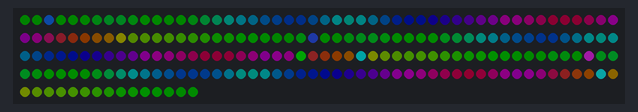
Bench run of a sketch on a simulated ESP8266 (NodeMCU). On the bench: 215 RGB LEDs in strip order, left to right, continuing on the next row. Dim RGB values are drawn brighter than linear; random numbers use the default seed unless the sketch sets one.

Above: at 0.17 s.
At 5.04 s:
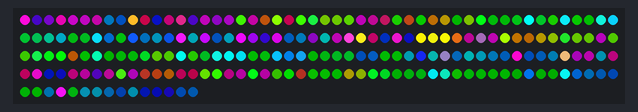
At 10.22 s:
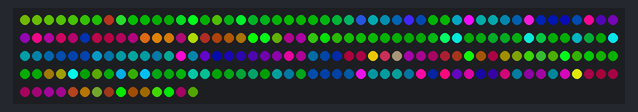
At 19.36 s:
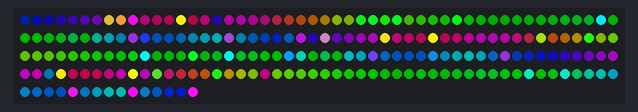
At 28.81 s:
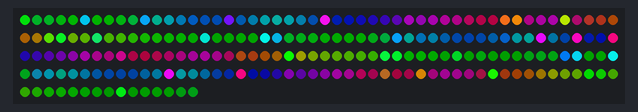
At 38.86 s:
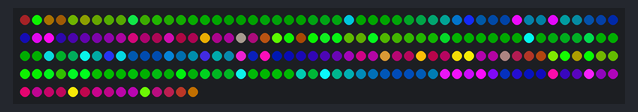

The sketch:

simple_sparkle_leds.ino
```cpp
#include <Adafruit_NeoPixel.h>
#ifdef __AVR__
  #include <avr/power.h>
#endif

#include "palette_jellyfish.h"

#define PIN D1

const int repeat_num = 1;

#define NUM_LEDS 215

#define BRIGHTNESS 255

const int millis_per_palette = 30000;

Adafruit_NeoPixel strip = Adafruit_NeoPixel(NUM_LEDS, PIN, NEO_GRB + NEO_KHZ800);

uint8_t gamma_table[] = {
    0,  0,  0,  0,  0,  0,  0,  0,  0,  0,  0,  0,  0,  0,  0,  0,
    0,  0,  0,  0,  0,  0,  0,  0,  0,  0,  0,  0,  1,  1,  1,  1,
    1,  1,  1,  1,  1,  1,  1,  1,  1,  2,  2,  2,  2,  2,  2,  2,
    2,  3,  3,  3,  3,  3,  3,  3,  4,  4,  4,  4,  4,  5,  5,  5,
    5,  6,  6,  6,  6,  7,  7,  7,  7,  8,  8,  8,  9,  9,  9, 10,
   10, 10, 11, 11, 11, 12, 12, 13, 13, 13, 14, 14, 15, 15, 16, 16,
   17, 17, 18, 18, 19, 19, 20, 20, 21, 21, 22, 22, 23, 24, 24, 25,
   25, 26, 27, 27, 28, 29, 29, 30, 31, 32, 32, 33, 34, 35, 35, 36,
   37, 38, 39, 39, 40, 41, 42, 43, 44, 45, 46, 47, 48, 49, 50, 50,
   51, 52, 54, 55, 56, 57, 58, 59, 60, 61, 62, 63, 64, 66, 67, 68,
   69, 70, 72, 73, 74, 75, 77, 78, 79, 81, 82, 83, 85, 86, 87, 89,
   90, 92, 93, 95, 96, 98, 99,101,102,104,105,107,109,110,112,114,
  115,117,119,120,122,124,126,127,129,131,133,135,137,138,140,142,
  144,146,148,150,152,154,156,158,160,162,164,167,169,171,173,175,
  177,180,182,184,186,189,191,193,196,198,200,203,205,208,210,213,
  215,218,220,223,225,228,231,233,236,239,241,244,247,249,252,255 };

//uint32_t last_sparkle[NUM_LEDS] = {0};
uint16_t sparkle_colour[NUM_LEDS][3] = {{0}};
long unsigned int nextSparkEvent = 0;

float frames_per_led = float(palette_len)/float(NUM_LEDS/3);
float sparkle_brightness[NUM_LEDS] = {0};
float min_brightness = 0.65;
float decay_factor = 0.9;

float lpf = 0.85;

uint8_t actual_colours[NUM_LEDS][3] = {{0}};

bool randomIntervalTimer (int eventInterval, long unsigned int &nextEventMillis) {
  long int currentMillis = millis();

  if (currentMillis > nextEventMillis) {
    nextEventMillis = currentMillis + (rand() % eventInterval);
    return true;
  }

  return false;
}

void setup()
{
  strip.setBrightness(BRIGHTNESS);
  strip.begin();
  strip.show(); // Initialize all pixels to 'off'
  //Serial.begin(9600);
  randomSeed(613838339);
}

int upscale_factor = 16;

float sin_freq_1 = - 1000;

float sin_factor = 6.28 / NUM_LEDS/4;

void loop()
{
    if (randomIntervalTimer(100, nextSparkEvent))
    {
      int num_sparks = rand() % 7;
      for (int i = 0; i < num_sparks; i++) {
        int pixel_index = rand() % (NUM_LEDS);
        sparkle_brightness[pixel_index] = 1.5;
      }
    }

    int time_offset = millis() / 30;
    for (int i = 0; i < NUM_LEDS; i++)
    {
      uint8_t pixel_val[3] = {0};
      int space_offset = float(i) * frames_per_led;
      int palette_offset = sparkle_brightness[i] * frames_per_led * 20;
      int colour_index = (space_offset + time_offset + palette_offset) % (palette_len-1);

      float sine_brightness_factor = (sin(millis() / sin_freq_1 + i*sin_factor) * 0.175) + 1;

      //float total_brightness = min(1.0f, max(min_brightness, sparkle_brightness[i] * sine_brightness_factor));
      float total_brightness = min(1.0f, max(min_brightness, sine_brightness_factor));


      for (int j = 0; j < 3; j++)
      {
          pixel_val[j] = gamma_table[(int)(min(255, int(palette[colour_index][j] * max(min_brightness, sparkle_brightness[i]) * sine_brightness_factor)))];
          actual_colours[i][j] = actual_colours[i][j] * lpf + pixel_val[j] * (1.0 - lpf);
      }


      strip.setPixelColor(i, strip.Color(actual_colours[i][1], actual_colours[i][0], actual_colours[i][2]));
      if (sparkle_brightness[i] > min_brightness) {
         sparkle_brightness[i] = sparkle_brightness[i] - 0.02;

      }
    }
    strip.show();
    delay(1000/60);
}
```

Source omitted: tte_jellyfish.h (data table, 8014 bytes)
